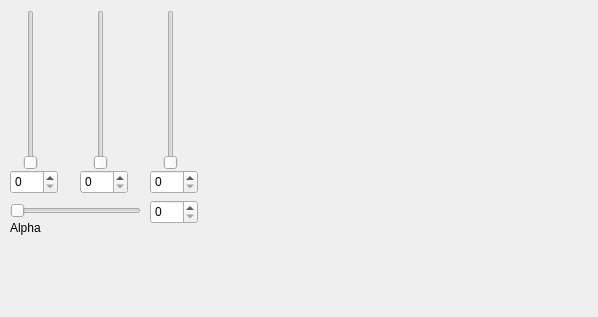
<?xml version="1.0" encoding="UTF-8"?>
<ui version="4.0">
 <class>ColorChooser</class>
 <widget class="QWidget" name="ColorChooser">
  <property name="geometry">
   <rect>
    <x>0</x>
    <y>0</y>
    <width>598</width>
    <height>317</height>
   </rect>
  </property>
  <property name="windowTitle">
   <string>Form</string>
  </property>
  <widget class="QSlider" name="redSlider">
   <property name="geometry">
    <rect>
     <x>20</x>
     <y>10</y>
     <width>22</width>
     <height>160</height>
    </rect>
   </property>
   <property name="orientation">
    <enum>Qt::Vertical</enum>
   </property>
  </widget>
  <widget class="QSlider" name="blueSlider">
   <property name="geometry">
    <rect>
     <x>160</x>
     <y>10</y>
     <width>22</width>
     <height>160</height>
    </rect>
   </property>
   <property name="maximum">
    <number>255</number>
   </property>
   <property name="orientation">
    <enum>Qt::Vertical</enum>
   </property>
  </widget>
  <widget class="QSlider" name="greenSlider">
   <property name="geometry">
    <rect>
     <x>90</x>
     <y>10</y>
     <width>22</width>
     <height>160</height>
    </rect>
   </property>
   <property name="maximum">
    <number>255</number>
   </property>
   <property name="orientation">
    <enum>Qt::Vertical</enum>
   </property>
  </widget>
  <widget class="QSpinBox" name="redBox">
   <property name="geometry">
    <rect>
     <x>10</x>
     <y>170</y>
     <width>48</width>
     <height>24</height>
    </rect>
   </property>
  </widget>
  <widget class="QSpinBox" name="blueBox">
   <property name="geometry">
    <rect>
     <x>150</x>
     <y>170</y>
     <width>48</width>
     <height>24</height>
    </rect>
   </property>
  </widget>
  <widget class="QSpinBox" name="greenBox">
   <property name="geometry">
    <rect>
     <x>80</x>
     <y>170</y>
     <width>48</width>
     <height>24</height>
    </rect>
   </property>
  </widget>
  <widget class="QLabel" name="label">
   <property name="geometry">
    <rect>
     <x>210</x>
     <y>30</y>
     <width>91</width>
     <height>81</height>
    </rect>
   </property>
   <property name="text">
    <string/>
   </property>
  </widget>
  <widget class="QLabel" name="label_2">
   <property name="geometry">
    <rect>
     <x>310</x>
     <y>30</y>
     <width>61</width>
     <height>31</height>
    </rect>
   </property>
   <property name="text">
    <string/>
   </property>
  </widget>
  <widget class="QSlider" name="alphaSlider">
   <property name="geometry">
    <rect>
     <x>10</x>
     <y>200</y>
     <width>131</width>
     <height>22</height>
    </rect>
   </property>
   <property name="maximum">
    <number>255</number>
   </property>
   <property name="orientation">
    <enum>Qt::Horizontal</enum>
   </property>
  </widget>
  <widget class="QSpinBox" name="alphaBox">
   <property name="geometry">
    <rect>
     <x>150</x>
     <y>200</y>
     <width>48</width>
     <height>24</height>
    </rect>
   </property>
   <property name="maximum">
    <number>255</number>
   </property>
  </widget>
  <widget class="QLabel" name="grad">
   <property name="geometry">
    <rect>
     <x>210</x>
     <y>120</y>
     <width>170</width>
     <height>160</height>
    </rect>
   </property>
   <property name="text">
    <string/>
   </property>
  </widget>
  <widget class="QLabel" name="label_4">
   <property name="geometry">
    <rect>
     <x>10</x>
     <y>220</y>
     <width>59</width>
     <height>16</height>
    </rect>
   </property>
   <property name="text">
    <string>Alpha</string>
   </property>
  </widget>
 </widget>
 <resources/>
 <connections/>
</ui>
